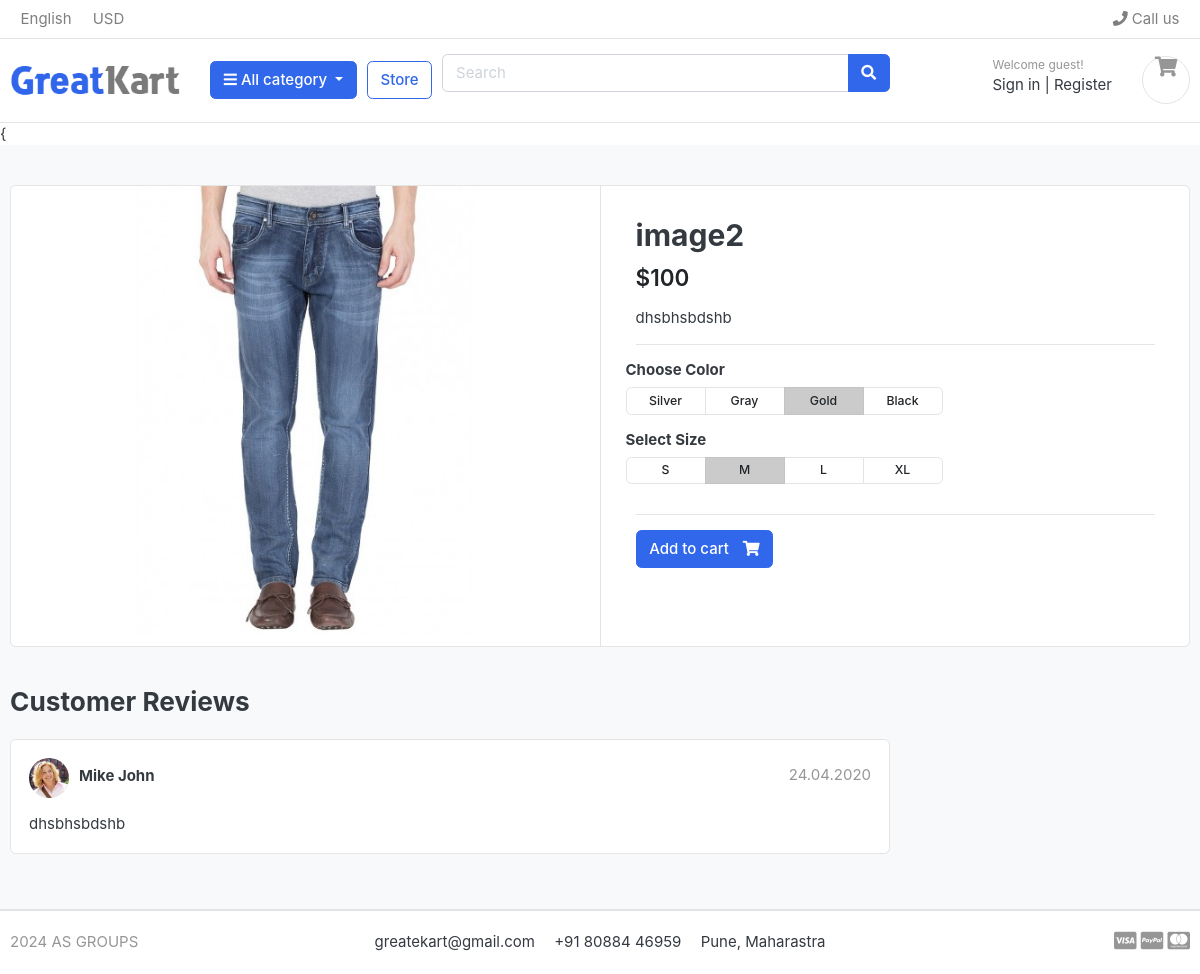
The app's page /store/jeans/image2/ with its own data.
### store/models.py (models this page shows, shortened)
class Product(models.Model):
    product_name = models.CharField(max_length=200,unique=True)
    slug = models.SlugField(max_length=200,unique=True)
    description = models.TextField(max_length=200,blank=True)
    price = models.IntegerField()
    image = models.ImageField(upload_to='photos/products')
    stock = models.IntegerField()
    is_available = models.BooleanField(default=True)
    category = models.ForeignKey(Category,on_delete=models.CASCADE)
    created_date = models.DateTimeField(auto_now_add=True)
    modified_date = models.DateTimeField(auto_now=True)

### store/views.py (the view)
def product_details(request,category_slug=None,product_slug=None):
    try:
        if product_slug:
            product_slug = product_slug.lower()
        single_product=Product.objects.get(category__slug=category_slug,slug=product_slug)
    except ImportError as e:
        raise e
    context ={'single_product':single_product}
    return render(request, "product_template.html",context)

### Category/context_processor.py (called while the page is built)
def menu_links(request):
    link = Category.objects.all()
    return {'link':link}

### Category/models.py (called while the page is built)
    def get_url(self):
        return reverse('products_by_category',args=[self.slug])

### templates/product_template.html
{% extends 'base.html' %}
{% load static %}
{% block content %}
<section class="section-content padding-y bg">
    <div class="container">
        <div class="card">
            <div class="row no-gutters">
                <aside class="col-md-6">
                    <article class="gallery-wrap">
                        <div class="img-big-wrap">
                            <a href="#"><img src="{{ single_product.image.url }}"></a>
                        </div>
                    </article>
                </aside>
                <main class="col-md-6 border-left">
                    <article class="content-body">
                        <h2 class="title">{{ single_product.product_name }}</h2>
                        <div class="mb-3">
                            <var class="price h4">${{ single_product.price }}</var>
                        </div>
                        <p>{{ single_product.description }}</p>
                        <hr>
                        <div class="row">
                            <div class="item-option-select">
                                <h6>Choose Color</h6>
                                <div class="btn-group btn-group-sm btn-group-toggle" data-toggle="buttons">
                                    <label class="btn btn-light">
                                        <input type="radio" name="radio_color"> Silver
                                    </label>
                                    <label class="btn btn-light">
                                        <input type="radio" name="radio_color"> Gray
                                    </label>
                                    <label class="btn btn-light active">
                                        <input type="radio" name="radio_color checked"> Gold
                                    </label>
                                    <label class="btn btn-light">
                                        <input type="radio" name="radio_color"> Black
                                    </label>
                                </div>
                            </div>
                        </div>
                        <div class="row">
                            <div class="item-option-select">
                                <h6>Select Size</h6>
                                <div class="btn-group btn-group-sm btn-group-toggle" data-toggle="buttons">
                                    <label class="btn btn-light">
                                        <input type="radio" name="radio_color"> S
                                    </label>
                                    <label class="btn btn-light active">
                                        <input type="radio" name="radio_color" checked> M
                                    </label>
                                    <label class="btn btn-light">
                                        <input type="radio" name="radio_color"> L
                                    </label>
                                    <label class="btn btn-light">
                                        <input type="radio" name="radio_color"> XL
                                    </label>
                                </div>
                            </div>
                        </div>
                        <hr>
                        {% if single_product.stock <= 0 %}
                            <h5 class="text-danger">Out Of Stock</h5>
                        {% else %}
                            <a href="{% url 'addcart' %}" class="btn  btn-primary"> <span class="text">Add to cart</span>
                            <i class="fas fa-shopping-cart"></i> </a>
                        {% endif %}
                    </article>
                </main>
            </div>
        </div>
        <br>
        <div class="row">
            <div class="col-md-9">
                <header class="section-heading">
                    <h3>Customer Reviews </h3>
                </header>
                <article class="box mb-3">
                    <div class="icontext w-100">
                        <img src="{% static './images/avatars/avatar1.jpg' %}" class="img-xs icon rounded-circle">
                        <div class="text">
                            <span class="date text-muted float-md-right">24.04.2020 </span>
                            <h6 class="mb-1">Mike John </h6>
                        </div>
                    </div>
                    <div class="mt-3">
                        <p>{{ single_product.description }}</p>
                    </div>
                </article>
            </div>
        </div>
    </div>
</section>
</body>
</html>
{% endblock %}

### static/css/ui.css (style rules this page uses)
html { font-family: "Inter", sans-serif; font-size: 15px; }
.content-body { flex: 1 1 auto; padding: 2rem 2.3rem; }
.img-xs, .img-sm, .img-md, .img-lg { -o-object-fit: cover; object-fit: cover; flex-shrink: 0; flex-grow: 0; }
.img-xs { width: 40px; height: 40px; }
.padding-y { padding-top: 40px; padding-bottom: 40px; }
var { font-style: normal; }
article:after, .form-group:after { display: block; clear: both; content: ""; }
.bg { background-color: #f8f9fa; }
.section-heading { margin-bottom: 20px; margin-top: 15px; }
p:last-child { margin-bottom: 0; }
.btn-light { background-color: #fff; border-color: #e4e4e4; }
.btn .text + i { margin-left: 10px; }
.icontext { display: inline-flex; align-items: center; vertical-align: middle; }
.icontext .text { width: 100%; line-height: 1.2; }
.icontext .icon { position: relative; margin-right: 10px; flex-shrink: 0; flex-grow: 0; }
.price { font-weight: 600; color: #212529; }
.box { padding: 18px; background: #fff; border-radius: 0.37rem; border: 1px solid #e4e4e4; }
.box img { max-width: 100%; }
.gallery-wrap .img-big-wrap { margin-bottom: 10px; border-radius: 0.37rem; overflow: hidden; background-color: #fff; }
.gallery-wrap .img-big-wrap a { text-align: center; display: block; }
.gallery-wrap .img-big-wrap img { height: 450px; width: auto; display: inline-block; }
.item-option-select { margin-bottom: 1rem; display: inline-block; margin-right: 15px; }
.item-option-select .btn { min-width: 80px; }

### records on screen
Product: image (picture), product_name "image2", price "100", description "dhsbhsbdshb"
